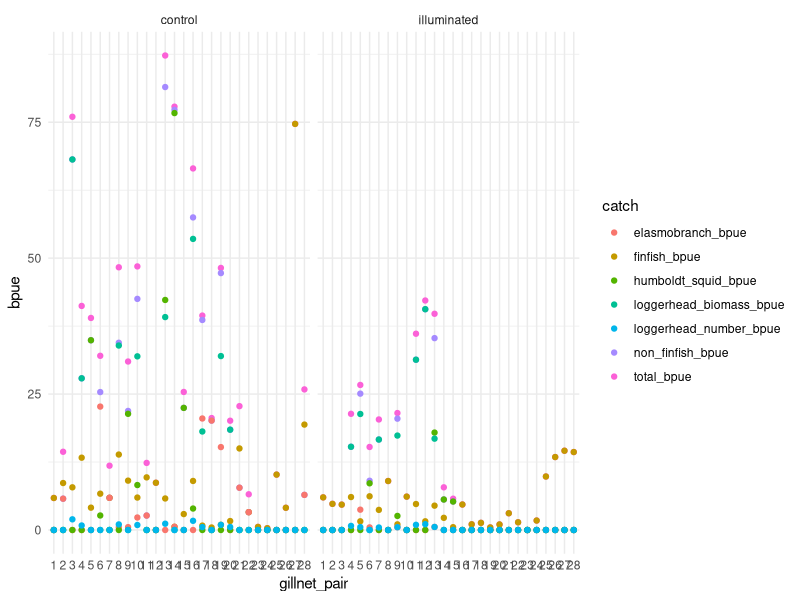

Reproduce this figure in R.
## ---- chunk 1
library(tidyverse)
library(mgcv)
library(stats)
library(here)
## ---- chunk 2
catch_data <- read_csv(here("data", "fishnet_illumination_bpue.csv"))
# biomass <- read_csv(here("data", "fishnet_illumination_biomass.csv"))
## ---- chunk 3
bpue <- catch_data |> 
  filter(animal_type == "total_bpue" | animal_type == "non_finfish_bpue" | animal_type == "finfish_bpue" | animal_type == "elasmobranch_bpue" | animal_type == "humboldt_squid_bpue" | animal_type == "loggerhead_biomass_bpue" | animal_type == "loggerhead_number_bpue")
## ---- chunk 4
cpue <- catch_data |> 
  filter(animal_type == "total_fish_bpue" | animal_type == "total_primary_fish_bpue" | animal_type == "halibut_bpue" | animal_type == "grouper_bpue" | animal_type == "total_secondary_fish_bpue") |> 
  pivot_wider(names_from = animal_type,
              values_from = bpue) |> 
  rename("total_fish_cpue" = "total_fish_bpue", 
         "total_primary_fish_cpue" = "total_primary_fish_bpue",
         "halibut_cpue" = "halibut_bpue",
         "grouper_cpue" = "grouper_bpue",
         "total_secondary_fish_cpue" = "total_secondary_fish_bpue") |> 
  pivot_longer(cols = c(total_fish_cpue, 
                        total_primary_fish_cpue, 
                        halibut_cpue, 
                        grouper_cpue, 
                        total_secondary_fish_cpue)) |> 
  rename("treatment"= "exp_unit",
         "catch" = "name",
         "cpue" = "value")
## ---- chunk 5
bpue_glm <- bpue |> 
  mutate(catch = as.factor(animal_type), 
         treatment = as.factor(exp_unit), 
         gillnet_pair = as.factor(gillnet_pair))
## ---- chunk 6
ggplot(bpue_glm, aes(x= gillnet_pair, y = bpue, color = catch)) + 
  geom_point() +
  facet_wrap(~treatment) + 
  theme_minimal()
## ---- chunk 7
gam(bpue ~ treatment + s(gillnet_pair, bs = 're'),
    data = bpue_glm)
